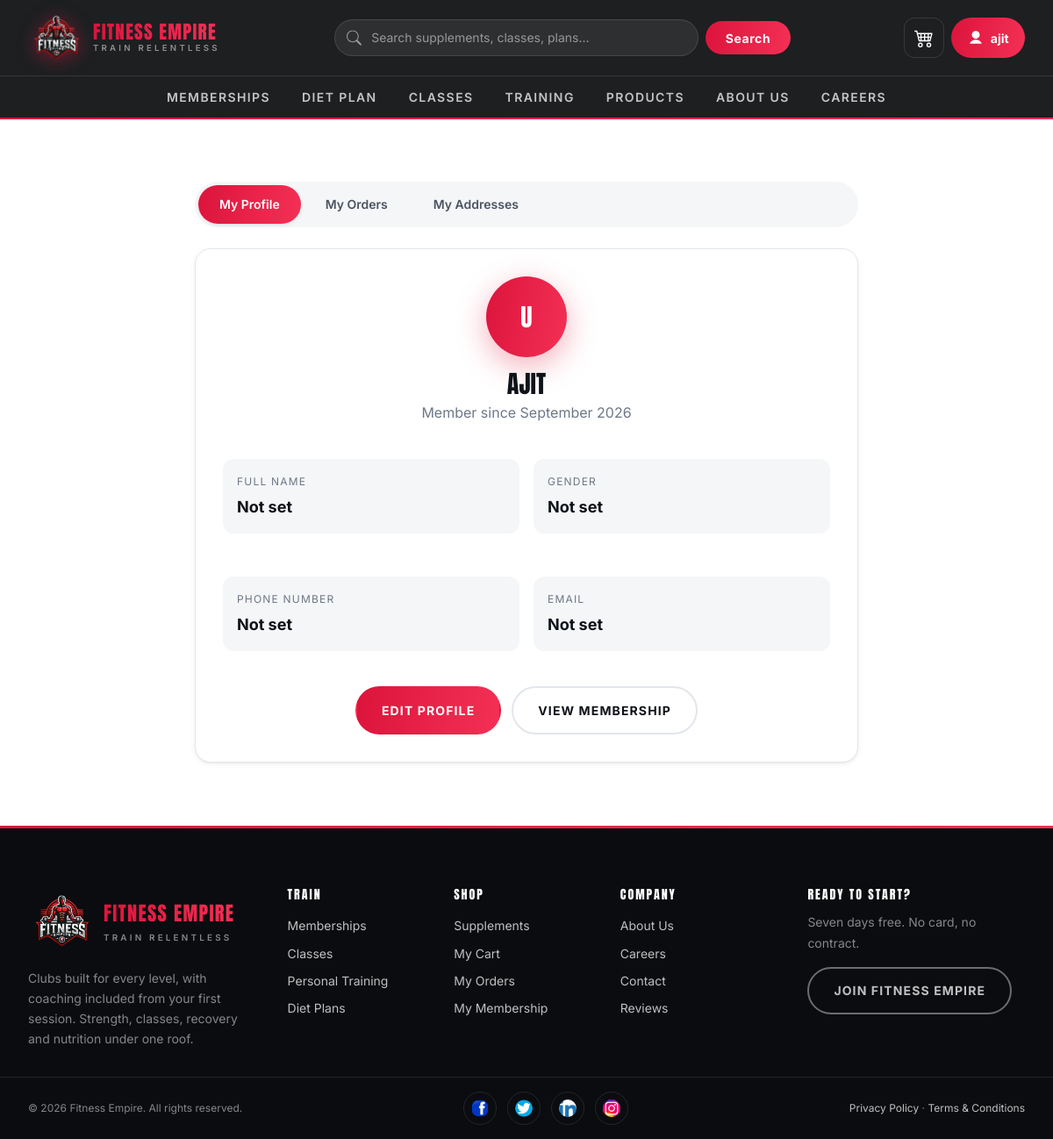
Before: /my_profile/ (signed in) with the older database file.
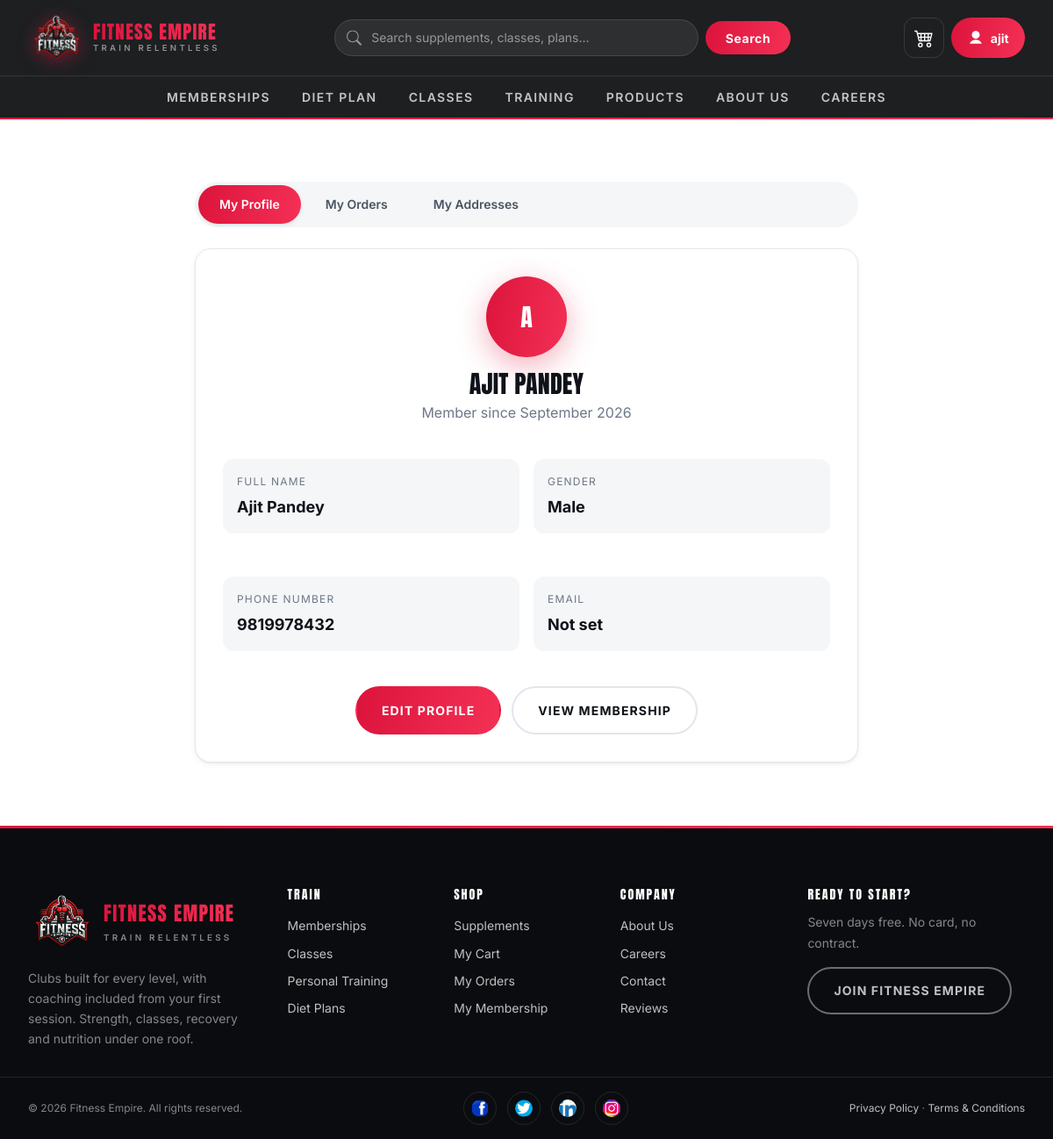
After: the same page with the newer database file.
### FitnessGYM/models.py (models this page shows, shortened)
class UserProfile(models.Model):
    user = models.OneToOneField(User, on_delete=models.CASCADE,null=True,blank=True)  # Link to User model
    full_name = models.CharField(max_length=255)
    gender = models.CharField(max_length=10, choices=[('Male', 'Male'), ('Female', 'Female')])
    phone = models.CharField(max_length=15)
    email = models.EmailField()

### FitnessGYM/views.py (the view)
# urls.py: path('my_profile/', views.my_profile, name='my_profile'),
@login_required(login_url="login")
def my_profile(request):
    profile = UserProfile.objects.filter(user=request.user).first()
    return render(request, "my_profile.html", {"user_profile": profile})

### FitnessGYM/context_processors.py (called while the page is built)
def cart_summary(request):
    user = getattr(request, "user", None)
    if not user or not user.is_authenticated:
        return {"cart_count": 0}
    total = cart.objects.filter(userid=user).aggregate(n=Sum("quantity"))["n"]
    return {"cart_count": total or 0}

### templates/my_profile.html (shortened to what this page needs)
{% extends "base.html" %}
{% load static %}
{% block page_id %}account{% endblock %}
{% block 'main' %}
<section class="section">
    <div class="container container--narrow">
        <ul class="tabs">
            <li><a href="{% url 'my_profile' %}" aria-current="page">My Profile</a></li>
            <li><a href="{% url 'myorders' %}">My Orders</a></li>
            <li><a href="{% url 'my_addresses' %}">My Addresses</a></li>
        </ul>
        <div class="panel">
            {% if user_profile %}
                <div class="text-center" style="margin-bottom:var(--sp-5);">
                    <div class="avatar">{{ user_profile.full_name|first|upper|default:"U" }}</div>
                    <h1 style="font-size:var(--fs-2xl); margin-bottom:var(--sp-1);">{{ user_profile.full_name|default:user.username }}</h1>
                    <p class="muted">Member since {{ user.date_joined|date:"F Y" }}</p>
                </div>
                <div class="detail-grid">
                    <dl class="detail">
                        <dt>Full Name</dt>
                        <dd>{{ user_profile.full_name|default:"Not set" }}</dd>
                    </dl>
                    <dl class="detail">
                        <dt>Gender</dt>
                        <dd>{{ user_profile.gender|default:"Not set" }}</dd>
                    </dl>
                    <dl class="detail">
                        <dt>Phone Number</dt>
                        <dd>{{ user_profile.phone|default:"Not set" }}</dd>
                    </dl>
                    <dl class="detail">
                        <dt>Email</dt>
                        <dd>{{ user_profile.email|default:user.email|default:"Not set" }}</dd>
                    </dl>
                </div>
                <div class="cluster" style="justify-content:center; margin-top:var(--sp-5);">
                    <a href="{% url 'edit_profile' user.id %}" class="btn">Edit Profile</a>
                    <a href="{% url 'profile' %}" class="btn btn--ghost">View Membership</a>
                </div>
            {% else %}
                <div class="empty-state">
                    <h3>Profile not set up yet</h3>
                    <p>Add your details so we can personalise your orders and membership.</p>
                    <a href="{% url 'edit_profile' user.id %}" class="btn">Add Profile</a>
                </div>
            {% endif %}
        </div>
    </div>
</section>
{% endblock 'main' %}

Changed rows visible on the page:
changed UserProfile "Not set": full_name|first "U" → "A"; full_name "AJIT" → "AJIT PANDEY"; full_name "Not set" → "Ajit Pandey"; gender "Not set" → "Male"; phone "Not set" → "9819978432"
